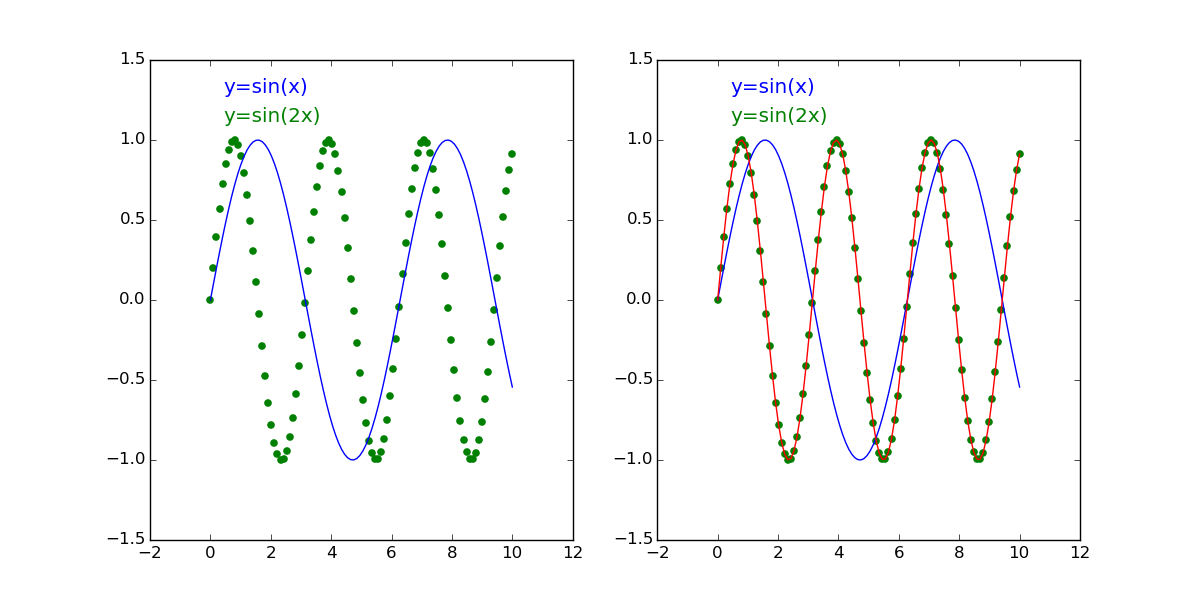

This chart was generated by the following Python code:
import matplotlib.pyplot as plt
import matplotlib
import numpy as np
import colorlegend
fig = plt.figure(figsize=(12,6))
ax1 = fig.add_subplot(1,2,1)
# example for the simplist case
# define label in plot functions and call color_legend directly
xs=np.linspace(0,10,100)
y1=np.sin(xs)
y2=np.sin(xs*2)
ax1.plot(xs,y1,label="y=sin(x)",color='b')
ax1.scatter(xs,y2,label="y=sin(2x)",color='g')
lg1=colorlegend.color_legend(ax1,loc=2)


ax2 = fig.add_subplot(1,2,2)
# call color_legend with custum handles and labels
# in this way you get more control
xs=np.linspace(0,10,100)
y1=np.sin(xs)
y2=np.sin(xs*2)
line1=ax2.plot(xs,y1,color='b')
# line2 will not appear in legend because we do not
# pass it to color_legend
line2=ax2.plot(xs,y2,color='r')
scat1=ax2.scatter(xs,y2,color='g')
handles=[line1,scat1]
labels=["y=sin(x)","y=sin(2x)"]
lg2=colorlegend.color_legend(ax2,handles=handles,labels=labels,loc=2)


plt.savefig("example.png")
